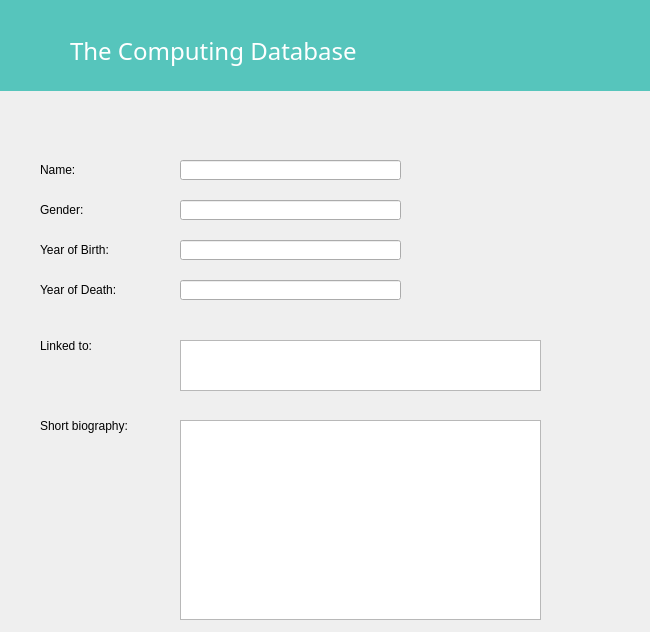
<?xml version="1.0" encoding="UTF-8"?>
<ui version="4.0">
 <class>InfoScientist</class>
 <widget class="QDialog" name="InfoScientist">
  <property name="geometry">
   <rect>
    <x>0</x>
    <y>0</y>
    <width>650</width>
    <height>632</height>
   </rect>
  </property>
  <property name="windowTitle">
   <string>Dialog</string>
  </property>
  <layout class="QVBoxLayout" name="verticalLayout"/>
  <widget class="QLabel" name="Header">
   <property name="geometry">
    <rect>
     <x>0</x>
     <y>0</y>
     <width>1081</width>
     <height>91</height>
    </rect>
   </property>
   <property name="styleSheet">
    <string notr="true">background-color: rgb(86, 197, 188);</string>
   </property>
   <property name="text">
    <string/>
   </property>
  </widget>
  <widget class="QLabel" name="Logo">
   <property name="geometry">
    <rect>
     <x>10</x>
     <y>20</y>
     <width>61</width>
     <height>61</height>
    </rect>
   </property>
   <property name="styleSheet">
    <string notr="true">image: url(:/Buttons/skil3-logo_100pxIN.png);</string>
   </property>
   <property name="text">
    <string/>
   </property>
  </widget>
  <widget class="QLabel" name="Title">
   <property name="geometry">
    <rect>
     <x>70</x>
     <y>20</y>
     <width>331</width>
     <height>61</height>
    </rect>
   </property>
   <property name="font">
    <font>
     <family>Agency FB</family>
     <pointsize>18</pointsize>
    </font>
   </property>
   <property name="styleSheet">
    <string notr="true">color: rgb(255, 255, 255);</string>
   </property>
   <property name="text">
    <string>The Computing Database</string>
   </property>
  </widget>
  <widget class="QLabel" name="Name">
   <property name="geometry">
    <rect>
     <x>40</x>
     <y>160</y>
     <width>68</width>
     <height>19</height>
    </rect>
   </property>
   <property name="styleSheet">
    <string notr="true">font: 75 12pt &quot;AlternateGothic2 BT&quot;;
font: 12pt &quot;Agency FB&quot;;</string>
   </property>
   <property name="text">
    <string>Name:</string>
   </property>
  </widget>
  <widget class="QLabel" name="Gender">
   <property name="geometry">
    <rect>
     <x>40</x>
     <y>200</y>
     <width>68</width>
     <height>19</height>
    </rect>
   </property>
   <property name="styleSheet">
    <string notr="true">font: 75 12pt &quot;AlternateGothic2 BT&quot;;
font: 12pt &quot;Agency FB&quot;;</string>
   </property>
   <property name="text">
    <string>Gender:</string>
   </property>
  </widget>
  <widget class="QLabel" name="YOB">
   <property name="geometry">
    <rect>
     <x>40</x>
     <y>240</y>
     <width>111</width>
     <height>19</height>
    </rect>
   </property>
   <property name="styleSheet">
    <string notr="true">font: 75 12pt &quot;AlternateGothic2 BT&quot;;
font: 12pt &quot;Agency FB&quot;;</string>
   </property>
   <property name="text">
    <string>Year of Birth:</string>
   </property>
  </widget>
  <widget class="QLabel" name="YOD">
   <property name="geometry">
    <rect>
     <x>40</x>
     <y>280</y>
     <width>121</width>
     <height>19</height>
    </rect>
   </property>
   <property name="styleSheet">
    <string notr="true">font: 75 12pt &quot;AlternateGothic2 BT&quot;;
font: 12pt &quot;Agency FB&quot;;</string>
   </property>
   <property name="text">
    <string>Year of Death:</string>
   </property>
  </widget>
  <widget class="QLineEdit" name="nameBox">
   <property name="enabled">
    <bool>true</bool>
   </property>
   <property name="geometry">
    <rect>
     <x>180</x>
     <y>160</y>
     <width>221</width>
     <height>20</height>
    </rect>
   </property>
   <property name="readOnly">
    <bool>true</bool>
   </property>
  </widget>
  <widget class="QLineEdit" name="genderBox">
   <property name="geometry">
    <rect>
     <x>180</x>
     <y>200</y>
     <width>221</width>
     <height>20</height>
    </rect>
   </property>
   <property name="readOnly">
    <bool>true</bool>
   </property>
  </widget>
  <widget class="QLineEdit" name="yobBox">
   <property name="geometry">
    <rect>
     <x>180</x>
     <y>240</y>
     <width>221</width>
     <height>20</height>
    </rect>
   </property>
   <property name="readOnly">
    <bool>true</bool>
   </property>
  </widget>
  <widget class="QLineEdit" name="yodBox">
   <property name="geometry">
    <rect>
     <x>180</x>
     <y>280</y>
     <width>221</width>
     <height>20</height>
    </rect>
   </property>
   <property name="readOnly">
    <bool>true</bool>
   </property>
  </widget>
  <widget class="QTextBrowser" name="bioBox">
   <property name="geometry">
    <rect>
     <x>180</x>
     <y>420</y>
     <width>361</width>
     <height>200</height>
    </rect>
   </property>
   <property name="minimumSize">
    <size>
     <width>0</width>
     <height>200</height>
    </size>
   </property>
   <property name="maximumSize">
    <size>
     <width>16777215</width>
     <height>200</height>
    </size>
   </property>
  </widget>
  <widget class="QTextBrowser" name="compLink">
   <property name="geometry">
    <rect>
     <x>180</x>
     <y>340</y>
     <width>361</width>
     <height>51</height>
    </rect>
   </property>
  </widget>
  <widget class="QLabel" name="bio">
   <property name="geometry">
    <rect>
     <x>40</x>
     <y>410</y>
     <width>121</width>
     <height>31</height>
    </rect>
   </property>
   <property name="styleSheet">
    <string notr="true">font: 75 12pt &quot;AlternateGothic2 BT&quot;;
font: 12pt &quot;Agency FB&quot;;</string>
   </property>
   <property name="text">
    <string>Short biography:</string>
   </property>
  </widget>
  <widget class="QLabel" name="computersBuilt">
   <property name="geometry">
    <rect>
     <x>40</x>
     <y>330</y>
     <width>131</width>
     <height>31</height>
    </rect>
   </property>
   <property name="styleSheet">
    <string notr="true">font: 75 12pt &quot;AlternateGothic2 BT&quot;;
font: 12pt &quot;Agency FB&quot;;</string>
   </property>
   <property name="text">
    <string>Linked to:</string>
   </property>
  </widget>
 </widget>
 <resources/>
 <connections/>
</ui>
